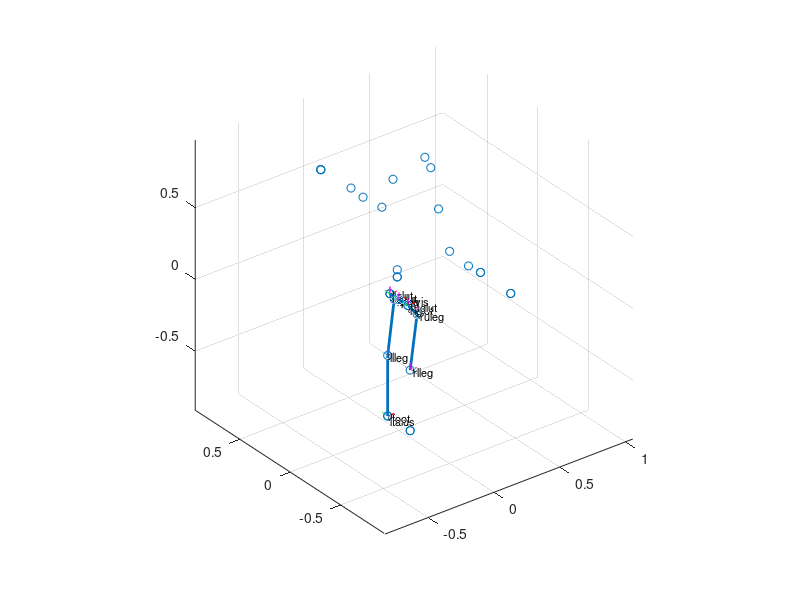

MATLAB code for this plot:
clc; clear all;

LinkName = {'pelvis';'ltorso';'mtorso';'utorso';'lclav';'lscap';'luarm';'llarm';'lufarm';'llfarm';'lhand';'head';'hokuyolink';'rclav';'rscap';'ruarm';'rlarm';'rufarm';'rlfarm';'rhand';'luglut';'llglut';'luleg';'llleg';'ltalus';'lfoot';'ruglut';'rlglut';'ruleg';'rlleg';'rtalus';'rfoot'};
X = [0;-0.0125000000000000;-0.0125000000000000;-0.0126500000000000;0.128100000000000;0.128100000000000;0.128100000000000;0.128100000000000;0.128100000000000;0.128100000000000;0.128100000000000;0.242100000000000;0.197500000000000;0.128100000000000;0.128100000000000;0.128100000000000;0.128100000000000;0.128100000000000;0.128100000000000;0.128100000000000;0;0;0.0500000000000000;0;0;0;0;0;0.0500000000000000;0;0;0];
Y = [0;0;0;0;0.225600000000000;0.335600000000000;0.522600000000000;0.641600000000000;0.941150000000000;0.941150000000000;0.941150000000000;0;0;-0.225600000000000;-0.335600000000000;-0.522600000000000;-0.641600000000000;-0.641600000000000;-0.941150000000000;-0.941150000000000;0.0890000000000000;0.0890000000000000;0.111500000000000;0.111500000000000;0.111500000000000;0.111500000000000;-0.0890000000000000;-0.0890000000000000;-0.115000000000000;-0.111500000000000;-0.111500000000000;-0.111500000000000];
Z = [0;0.162000000000000;0.162000000000000;0.212000000000000;0.689600000000000;0.444600000000000;0.428600000000000;0.437800000000000;0.428590000000000;0.428590000000000;0.428590000000000;0.833500000000000;0.921500000000000;0.689600000000000;0.444600000000000;0.428600000000000;0.437800000000000;0.437800000000000;0.428590000000000;0.428590000000000;0;0;-0.0660000000000000;-0.440000000000000;-0.862000000000000;-0.862000000000000;0;0;-0.0660000000000000;-0.440000000000000;-0.862000000000000;-0.862000000000000];


% Use points as shown above?
default = false;

% Sort data into required models.
% Left toe to right toe.
% thePointsNeeded = [ 26, 25, 24, 23, 22, 21, 1, 27, 28, 29, 30, 31, 32 ];

% % %          0    0.1115   -0.8620
% % %          0    0.1115   -0.8620
% % %          0    0.1115   -0.4400
% % %     0.0500    0.1115   -0.0660
% % %          0    0.0890         0
% % %          0    0.0890         0
% % %          0         0         0
% % %          0   -0.0890         0
% % %          0   -0.0890         0
% % %     0.0500   -0.1150   -0.0660
% % %          0   -0.1115   -0.4400
% % %          0   -0.1115   -0.8620
% % %          0   -0.1115   -0.8620

% Left toe to right heel.
% thePointsNeeded = [ 26, 25, 24, 23, 22, 21, 1, 27, 28, 29, 30, 31 ];

% Left toe to right knee.
thePointsNeeded = [ 26, 25, 24, 23, 22, 21, 1, 27, 28, 29, 30 ];

% Left toe to pelvis.
% thePointsNeeded = [ 26, 25, 24, 23, 22, 21, 1 ];

% Pelvis to left arm.
% thePointsNeeded = [ 1, 2, 3, 4, 5, 6, 7, 8, 9, 10, 11 ];

% Pelvis to right arm.
% thePointsNeeded = [ 1, 2, 3, 4, 13, 14, 15, 16, 17, 18, 19, 20 ];

% Filter the points.
if( not( default ) )
    newLinkName = cell(1,length( thePointsNeeded ));
    newX = zeros( 1, length( thePointsNeeded ) );
    newY = zeros( 1, length( thePointsNeeded ) );
    newZ = zeros( 1, length( thePointsNeeded ) );

    for i = 1:length( thePointsNeeded )
        newLinkName{i} = LinkName{ thePointsNeeded(i) };
        newX(i) = X( thePointsNeeded(i) );
        newY(i) = Y( thePointsNeeded(i) );
        newZ(i) = Z( thePointsNeeded(i) );
    end
end

if( default )
    newLinkName = LinkName;
    newX = X;
    newY = Y;
    newZ = Z;
end

% Plot all the points.
figure;
scatter3( X, Y, Z, 'o' );
line( newX, newY, newZ, 'LineWidth', 2 );
axis equal;

% Label each point.
lastPoint = [ 100; 100; 100 ];
counter = 0;
for i = 1:length( newLinkName )
    thisPoint = [ newX(i); newY(i); newZ(i) ];

    % If the new frame is on top of the old one.
    if ( abs( thisPoint(1) - lastPoint(1) ) < 0.001 ) && ( abs( thisPoint(2) - lastPoint(2) ) < 0.001 ) && ( abs( thisPoint(3) - lastPoint(3) ) < 0.001 )
        % Then display the label a bit higher than the last label.
        counter = counter + 1;
        text( newX(i), newY(i)-0.03, newZ(i)-0.02*counter, newLinkName(i), 'FontSize', 8 );
        text( newX(i), newY(i)-0.03+0.02, newZ(i)-0.02*counter, num2str(i-1), 'FontSize', 6 );

    % If the new frame is not on top of the old one.
    else
        % Just put the label at the new frame.
        counter = 0;
        text( newX(i), newY(i)-0.03, newZ(i), newLinkName(i), 'FontSize', 8 );
        text( newX(i), newY(i)-0.03+0.02, newZ(i), num2str(i-1), 'FontSize', 6 );
    end

    % Also display the frame axes.
    % NEEDS TO BE UPDATED WITH ROLL, PITCH, AND YAW!
    line( [ thisPoint(1) newX(i)+0.05 ], [ thisPoint(2) newY(i) ], [ thisPoint(3) newZ(i) ], 'Color', 'Red' );
    line( [ thisPoint(1) newX(i) ], [ thisPoint(2) newY(i)+0.05 ], [ thisPoint(3) newZ(i) ], 'Color', 'Green' );
    line( [ thisPoint(1) newX(i) ], [ thisPoint(2) newY(i) ], [ thisPoint(3) newZ(i)+0.05 ], 'Color', 'Magenta' );
    
    % Set the new frame to be the old frame before looping again.
    lastPoint = thisPoint;
end

displayTable = zeros( length( newLinkName ), 3);

for i = 1:length(displayTable)
    
    displayTable(i, 1) = newX(i);
    displayTable(i, 2) = newY(i);
    displayTable(i, 3) = newZ(i);
end

display(displayTable);